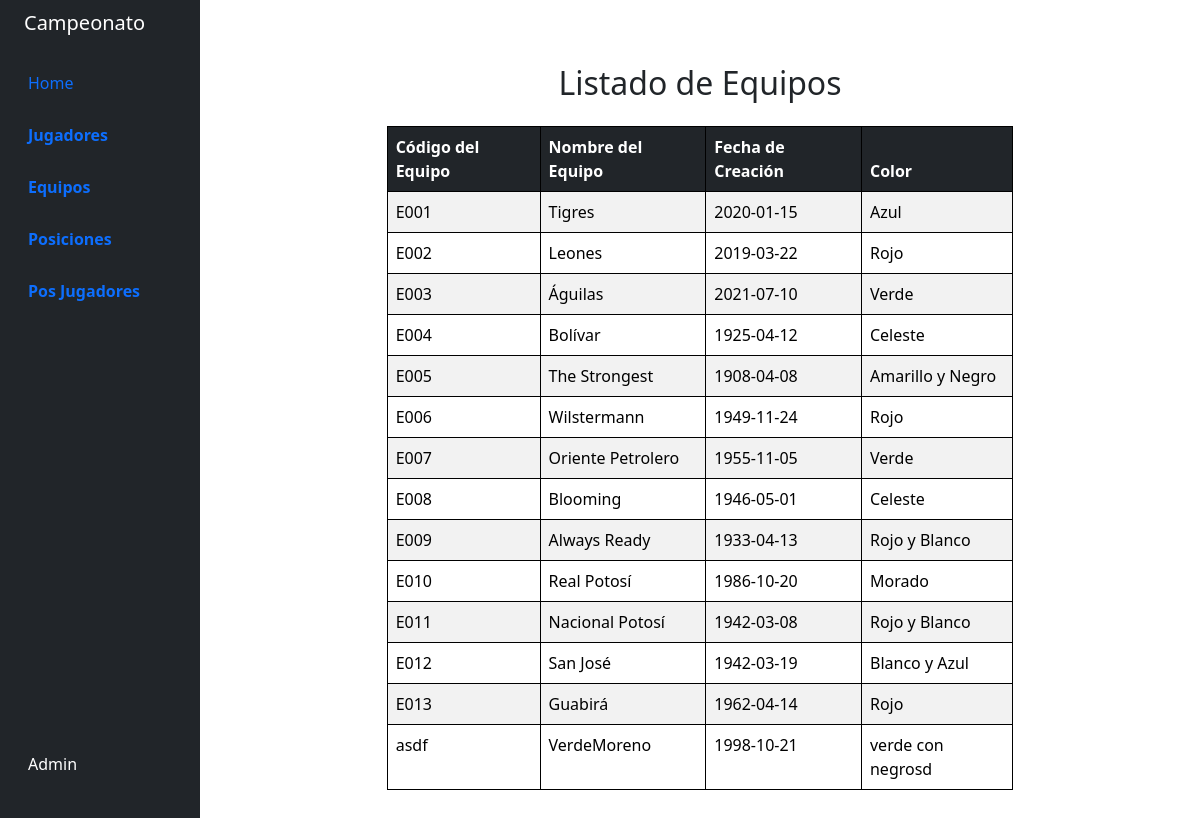
The app's page /campeonato2/php/listar_equipos.php with its own data.
### tables this page shows
CREATE TABLE `equipo` (
  `id` bigint(20) NOT NULL,
  `codEquipo` varchar(255) NOT NULL,
  `nombreEquipo` varchar(255) NOT NULL,
  `fechaCreacion` date NOT NULL,
  `color` varchar(255) NOT NULL
);

### campeonato2/php/listar_equipos.php (the view, shortened to what this page needs)
<?php
include 'conexion.php';
$sql = "SELECT codEquipo, nombreEquipo, fechaCreacion, color FROM equipo";
$result = $conn->query($sql);
?>
<!DOCTYPE html>
<html lang="es">
<head>
    <link rel="stylesheet" href="../css/bootstrap.min.css">
</head>
<body>
    <div class="container-fluid">
        <div class="row flex-nowrap">
            <div class="col-auto col-md-3 col-xl-2 px-sm-2 px-0 bg-dark">
                <div class="d-flex flex-column align-items-center align-items-sm-start px-3 pt-2 text-white min-vh-100">
                    <a href="" class="d-flex align-items-center pb-3 mb-md-0 me-md-auto text-white text-decoration-none">
                        <span class="fs-5 d-none d-sm-inline">Campeonato</span>
                    </a>
                    <ul class="nav nav-pills flex-column mb-sm-auto mb-0 align-items-center align-items-sm-start" id="menu">
                        <li class="nav-item">
                            <a href="../inde1.php" class="nav-link align-middle px-0">
                                <i class="fs-4 bi-house"></i> <span class="ms-1 d-none d-sm-inline">Home</span>
                            </a>
                        </li>
                        <li>
                            <a href="#submenu1" data-bs-toggle="collapse" class="nav-link px-0 align-middle">
                                <i class="fs-4 bi-speedometer2"></i> <span class="ms-1 d-none d-sm-inline fw-bold">Jugadores</span> </a>
                        </li>
                        <li>
                            <a href="#submenu3" data-bs-toggle="collapse" class="nav-link px-0 align-middle">
                                <i class="fs-4 bi-speedometer2"></i> <span class="ms-1 d-none d-sm-inline fw-bold">Equipos</span> </a>
                        </li>
                        <li>
                            <a href="#submenu5" data-bs-toggle="collapse" class="nav-link px-0 align-middle">
                                <span class="ms-1 d-none d-sm-inline fw-bold">Posiciones</span>
                            </a>
                        </li>
                        <li>
                            <a href="#submenu7" data-bs-toggle="collapse" class="nav-link px-0 align-middle">
                                <span class="ms-1 d-none d-sm-inline fw-bold">Pos Jugadores</span>
                            </a>
                        </li>
                    </ul>
                    <div class="dropdown pb-4">
                        <span class="d-none d-sm-inline mx-1">Admin</span>
                    </div>
                </div>
            </div>
            <div class="col py-3">
                <div class="container mt-5">
                    <div class="row">
                        <div class="col-md-8 offset-md-2">
                            <h2 class="text-center mb-4">Listado de Equipos</h2>
                            <table class="table table-striped table-hover">
                                <thead class="table-dark">
                                    <tr>
                                        <th>Código del Equipo</th>
                                        <th>Nombre del Equipo</th>
                                        <th>Fecha de Creación</th>
                                        <th>Color</th>
                                    </tr>
                                </thead>
                                <tbody>
                                    <?php
                                    if ($result->num_rows > 0) {
                                        while ($row = $result->fetch_assoc()) {
                                            echo "<tr>";
                                            echo "<td>" . $row["codEquipo"] . "</td>";
                                            echo "<td>" . $row["nombreEquipo"] . "</td>";
                                            echo "<td>" . $row["fechaCreacion"] . "</td>";
                                            echo "<td>" . $row["color"] . "</td>";
                                            echo "</tr>";
                                        }
                                    } else {
                                        echo "<tr><td colspan='4'>No hay equipos registrados</td></tr>";
                                    }
                                    ?>
                                </tbody>
                            </table>
                        </div>
                    </div>
                </div>
            </div>
        </div>
    </div>
</body>
</html>

### campeonato2/php/listar_equipos.php (style rules this page uses)
table { width: 100%; border-collapse: collapse; }
table, th, td { border: 1px solid black; }
th, td { padding: 8px; text-align: left; }
th { background-color: #f2f2f2; }

### records on screen
equipo: codEquipo "E001", nombreEquipo "Tigres", fechaCreacion "2020-01-15", color "Azul"
equipo: codEquipo "E002", nombreEquipo "Leones", fechaCreacion "2019-03-22", color "Rojo"
equipo: codEquipo "E003", nombreEquipo "Águilas", fechaCreacion "2021-07-10", color "Verde"
equipo: codEquipo "E004", nombreEquipo "Bolívar", fechaCreacion "1925-04-12", color "Celeste"
equipo: codEquipo "E005", nombreEquipo "The Strongest", fechaCreacion "1908-04-08", color "Amarillo y Negro"
equipo: codEquipo "E006", nombreEquipo "Wilstermann", fechaCreacion "1949-11-24", color "Rojo"
equipo: codEquipo "E007", nombreEquipo "Oriente Petrolero", fechaCreacion "1955-11-05", color "Verde"
equipo: codEquipo "E008", nombreEquipo "Blooming", fechaCreacion "1946-05-01", color "Celeste"
equipo: codEquipo "E009", nombreEquipo "Always Ready", fechaCreacion "1933-04-13", color "Rojo y Blanco"
equipo: codEquipo "E010", nombreEquipo "Real Potosí", fechaCreacion "1986-10-20", color "Morado"
equipo: codEquipo "E011", nombreEquipo "Nacional Potosí", fechaCreacion "1942-03-08", color "Rojo y Blanco"
equipo: codEquipo "E012", nombreEquipo "San José", fechaCreacion "1942-03-19", color "Blanco y Azul"
equipo: codEquipo "E013", nombreEquipo "Guabirá", fechaCreacion "1962-04-14", color "Rojo"
equipo: codEquipo "asdf", nombreEquipo "VerdeMoreno", fechaCreacion "1998-10-21", color "verde con negrosd"
